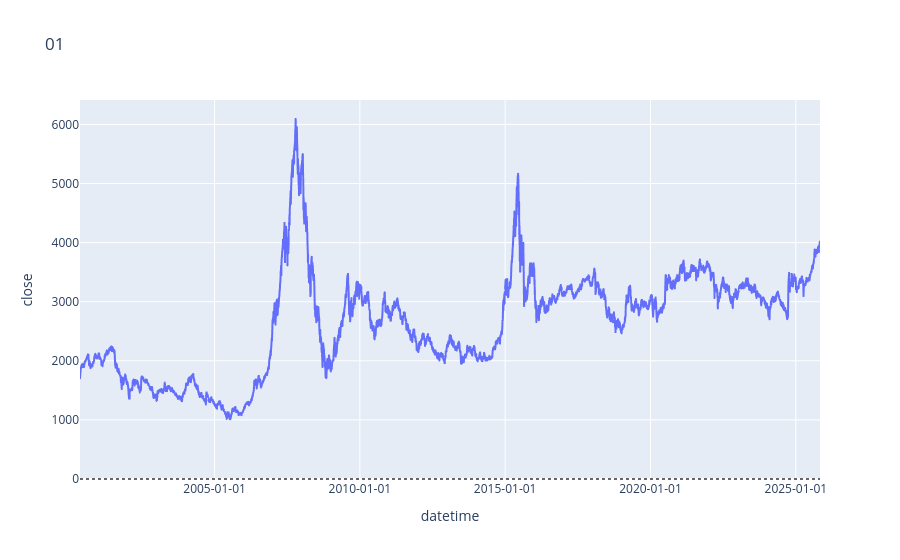

Source (notebook cell):
### Code cell
fig = px.line(df1, x=df1.index, y='close', title='01')
# 添加0轴
fig.add_hline(y=0, line_dash="dot", line_color="black", opacity=0.6)

# 十字参考线
fig.update_xaxes(showspikes=True, spikemode='across', spikesnap='cursor')
fig.update_yaxes(showspikes=True, spikemode='across', spikesnap='cursor')

# 交互设置
fig.update_layout(
    hovermode='x unified',
    dragmode='pan'
)
fig.update_xaxes(tickformat="%Y-%m-%d")
fig.show(config={'scrollZoom': True})

### Figure 1 — Plotly figure (JSON) as saved in the notebook; plotly's stock layout.template omitted (floating-point values rounded to 4 significant figures; data arrays with more than 128 entries replaced by an {"elided": "..."} marker saying what was removed)
{"data": [{"hovertemplate": "datetime=%{x}<br>close=%{y}<extra></extra>", "legendgroup": "", "line": {"color": "#636efa", "dash": "solid"}, "marker": {"symbol": "circle"}, "mode": "lines", "name": "", "showlegend": false, "type": "scattergl", "x": {"elided": "6179 str values"}, "xaxis": "x", "y": {"elided": "6179 float values"}, "yaxis": "y"}], "layout": {"dragmode": "pan", "hovermode": "x unified", "legend": {"tracegroupgap": 0}, "shapes": [{"line": {"color": "black", "dash": "dot"}, "opacity": 0.6, "type": "line", "x0": 0, "x1": 1, "xref": "x domain", "y0": 0, "y1": 0, "yref": "y"}], "title": {"text": "01"}, "xaxis": {"anchor": "y", "domain": [0, 1], "showspikes": true, "spikemode": "across", "spikesnap": "cursor", "tickformat": "%Y-%m-%d", "title": {"text": "datetime"}}, "yaxis": {"anchor": "x", "domain": [0, 1], "showspikes": true, "spikemode": "across", "spikesnap": "cursor", "title": {"text": "close"}}}}
